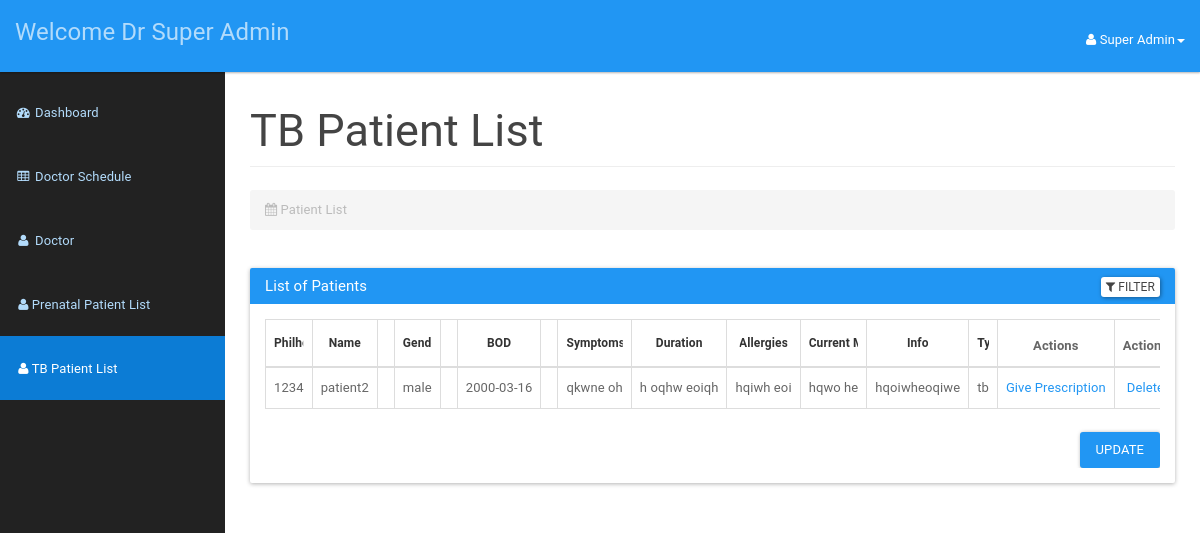
The app's page /doctor/tbpatientlist.php (signed in), older data.
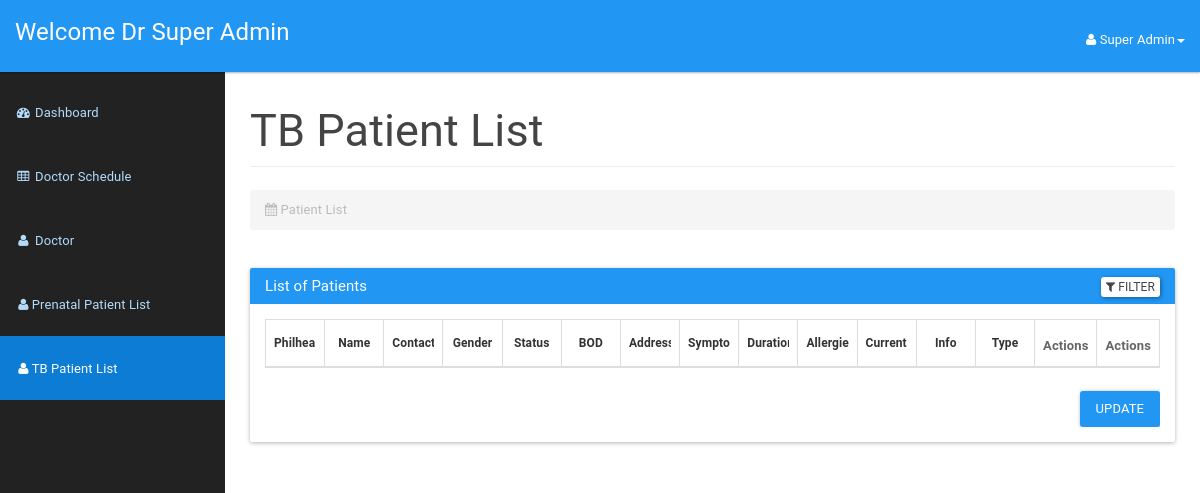
The same page, newer data.
### tables this page shows
CREATE TABLE `doctor` (
  `icDoctor` bigint(12) NOT NULL,
  `password` varchar(20) NOT NULL,
  `doctorId` int(3) NOT NULL,
  `doctorFirstName` varchar(50) NOT NULL,
  `doctorLastName` varchar(50) NOT NULL,
  `doctorAddress` varchar(100) NOT NULL,
  `doctorPhone` varchar(15) NOT NULL,
  `doctorEmail` varchar(20) NOT NULL,
  `doctorDOB` date NOT NULL,
  `doctorRole` varchar(255) DEFAULT NULL
);

CREATE TABLE `tbappointment` (
  `appId` int(11) NOT NULL,
  `philhealthId` bigint(20) NOT NULL,
  `scheduleId` int(11) NOT NULL,
  `appSymptom` text NOT NULL,
  `currentMedications` varchar(255) DEFAULT NULL,
  `symptomDuration` varchar(50) DEFAULT NULL,
  `allergies` varchar(255) DEFAULT NULL,
  `status` varchar(50) DEFAULT 'process',
  `additionalInfo` text DEFAULT NULL,
  `createdAt` timestamp NOT NULL DEFAULT current_timestamp()
);

CREATE TABLE `patient` (
  `philhealthId` bigint(12) NOT NULL,
  `password` varchar(20) NOT NULL,
  `patientFirstName` varchar(20) NOT NULL,
  `patientLastName` varchar(20) NOT NULL,
  `patientMaritialStatus` varchar(10) NOT NULL,
  `patientDOB` date NOT NULL,
  `patientGender` varchar(10) NOT NULL,
  `patientAddress` varchar(100) NOT NULL,
  `patientPhone` varchar(15) NOT NULL,
  `patientEmail` varchar(100) NOT NULL,
  `appointmentType` enum('tb','prenatal') NOT NULL DEFAULT 'tb'
);

### doctor/tbpatientlist.php (the view, shortened to what the changed rows need)
<?php
include_once '../assets/conn/dbconnect.php';
$usersession = $_SESSION['doctorSession'];
$res = mysqli_query($con, "SELECT * FROM doctor WHERE doctorId=" . $usersession);
$userRow = mysqli_fetch_array($res, MYSQLI_ASSOC);
?>
<!DOCTYPE html>
<html lang="en">
<head>
    <link href="assets/css/material.css" rel="stylesheet">
    <link href="assets/css/sb-admin.css" rel="stylesheet">
    <link href="assets/css/time/bootstrap-clockpicker.css" rel="stylesheet">
    <link href="assets/css/style.css" rel="stylesheet">
    <link href="assets/font-awesome/css/font-awesome.css" rel="stylesheet">
</head>
<body>
    <div id="wrapper">
        <nav class="navbar navbar-inverse navbar-fixed-top" role="navigation">
            <div class="navbar-header">
                <a class="navbar-brand" href="doctordashboard.php">Welcome Dr
                    <?php echo $userRow['doctorFirstName']; ?>
                    <?php echo $userRow['doctorLastName']; ?>
                </a>
            </div>
            <ul class="nav navbar-right top-nav">
                <li class="dropdown">
                    <a href="#" class="dropdown-toggle" data-toggle="dropdown"><i class="fa fa-user"></i>
                        <?php echo $userRow['doctorFirstName']; ?>
                        <?php echo $userRow['doctorLastName']; ?><b class="caret"></b>
                    </a>
                </li>
            </ul>
        </nav>
        <div id="page-wrapper">
            <div class="container-fluid">
                <div class="row">
                    <div class="col-lg-12">
                        <h2 class="page-header">
                            TB Patient List
                        </h2>
                    </div>
                </div>
                <div class="panel panel-primary filterable">
                    <div class="panel-body">
                        <div class="table-responsive">
                            <table class="table table-hover table-bordered">
                                <thead>
                                    <tr class="filters">
                                        <th><input type="text" class="form-control" placeholder="Philhealth ID" disabled></th>
                                        <th><input type="text" class="form-control" placeholder="Name" disabled></th>
                                        <th><input type="text" class="form-control" placeholder="Contact" disabled></th>
                                        <th><input type="text" class="form-control" placeholder="Gender" disabled></th>
                                        <th><input type="text" class="form-control" placeholder="Status" disabled></th>
                                        <th><input type="text" class="form-control" placeholder="BOD" disabled></th>
                                        <th><input type="text" class="form-control" placeholder="Address" disabled></th>
                                        <th><input type="text" class="form-control" placeholder="Symptoms" disabled></th>
                                        <th><input type="text" class="form-control" placeholder="Duration" disabled></th>
                                        <th><input type="text" class="form-control" placeholder="Allergies" disabled></th>
                                        <th><input type="text" class="form-control" placeholder="Current Meds" disabled></th>
                                        <th><input type="text" class="form-control" placeholder="Info" disabled></th>
                                        <th><input type="text" class="form-control" placeholder="Type" disabled></th>
                                        <th>Actions</th>
                                        <th>Actions</th>
                                    </tr>
                                </thead>
                                <?php
                                $result = mysqli_query($con, "SELECT a.*, d.appSymptom, d.symptomDuration, d.allergies, d.currentMedications, d.additionalInfo
FROM patient a
JOIN tbappointment d ON a.philhealthId = d.philhealthId
WHERE a.appointmentType = 'tb'
ORDER BY d.appId DESC
");
                                while ($patientRow = mysqli_fetch_array($result)) {
                                    echo "<tbody>";
                                    echo "<tr>";
                                    echo "<td>" . $patientRow['philhealthId'] . "</td>";
                                    echo "<td>" . $patientRow['patientLastName'] . "</td>";
                                    echo "<td>" . $patientRow['patientPhone'] . "</td>";
                                    echo "<td>" . $patientRow['patientGender'] . "</td>";
                                    echo "<td>" . $patientRow['patientMaritialStatus'] . "</td>";
                                    echo "<td>" . $patientRow['patientDOB'] . "</td>";
                                    echo "<td>" . $patientRow['patientAddress'] . "</td>";
                                    echo "<td>" . $patientRow['appSymptom'] . "</td>";
                                    echo "<td>" . $patientRow['symptomDuration'] . "</td>";
                                    echo "<td>" . $patientRow['allergies'] . "</td>";
                                    echo "<td>" . $patientRow['currentMedications'] . "</td>";
                                    echo "<td>" . $patientRow['additionalInfo'] . "</td>";
                                    echo "<td>" . $patientRow['appointmentType'] . "</td>";
                                    if ($patientRow['appointmentType'] == 'prenatal') {
                                        echo "<td class=''><a href='prenatalPrescription.php?philhealthId=" . $patientRow['philhealthId'] . "' class='prescription-btn'>Give Prescription</a></td>";
                                    } else if ($patientRow['appointmentType'] == 'tb') {
                                        echo "<td class=''><a href='tbPrescription.php?philhealthId=" . $patientRow['philhealthId'] . "' class='prescription-btn'>Give Prescription</a></td>";
                                    }
                                    echo "<form method='POST'>";
                                    echo "<td class='text-center'><a href='#' id='" . $patientRow['philhealthId'] . "' class='delete'>Delete</a>
                            </td>";
                                }
                                echo "</tr>";
                                echo "</tbody>";
                                echo "</table>";
                                ?>
                        </div>
                    </div>
                </div>
            </div>
        </div>
</body>
</html>

Row changes from the older to the newer data that the page shows:
removed tbappointment: philhealthId.philhealthId "1234", philhealthId.patientLastName "patient2", philhealthId.patientGender "male", philhealthId.patientDOB "2000-03-16", appSymptom "qkwne oh", symptomDuration "h oqhw eoiqh", allergies "hqiwh eoi", currentMedications "hqwo he", additionalInfo "hqoiwheoqiwe", philhealthId.appointmentType "tb"
